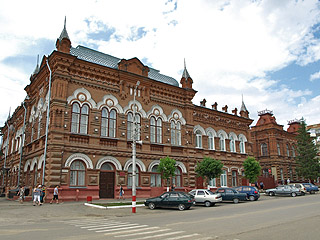
#> input picture Borders/atkarsk2.jpg, 320 x 240 px
$ python borders_bsn.py
#> lines starting #> are read from the running program, lines starting #| are printed output that depends on the picture; after the words box and inside, x2 and y2 are one past the last pixel; in counts of white or black regions, pixels touching at a corner belong together
import cv2
import numpy as np

# [4 lines of commented-out code are left out]
my_photo = cv2.imread('atkarsk2.jpg')
#> my_photo is the input picture: shape (240, 320, 3); mean B, G, R 146.8, 153.3, 159.1


def size_of_photo():
    ph_width = int(my_photo.shape[1])  # ширина оригинала в пикселях
#> ph_width = 320
    ph_height = int(my_photo.shape[0])  # высота оригинала в пикселях
#> ph_height = 240
    return ph_width, ph_height


width, height = size_of_photo()
#> width = 320; height = 240
my_photo = cv2.resize(my_photo, (int(width * 2), int(height * 2)))
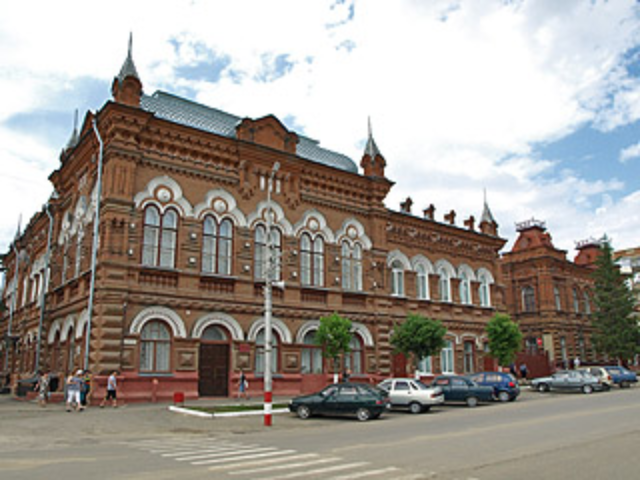
#> my_photo: shape (480, 640, 3); mean B, G, R 146.7, 153.3, 159.1

# median_image = cv2.medianBlur(my_photo, 5)
img_grey = cv2.cvtColor(my_photo, cv2.COLOR_BGR2GRAY)  # преобразовать изображение в формат оттенков серого
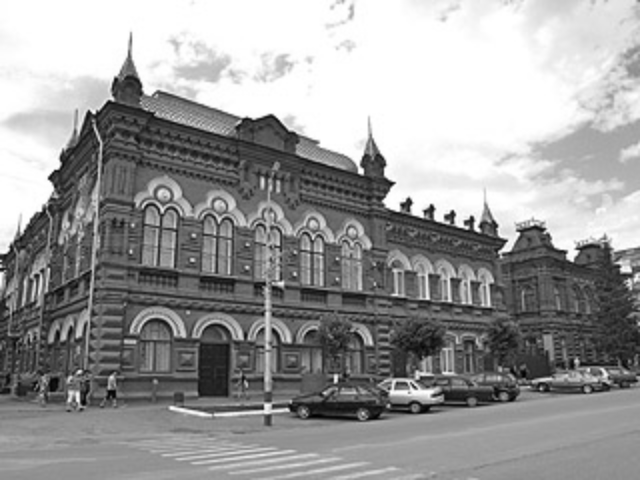
#> img_grey: shape (480, 640); min 1, max 255, mean 154.2

# зададим порог
thresh = 90  # 90 для 5, 100 для 4, 151 для 3, 80 для 1

# получим картинку, обрезанную порогом
ret, thresh_img = cv2.threshold(img_grey, thresh, 255, cv2.THRESH_BINARY)
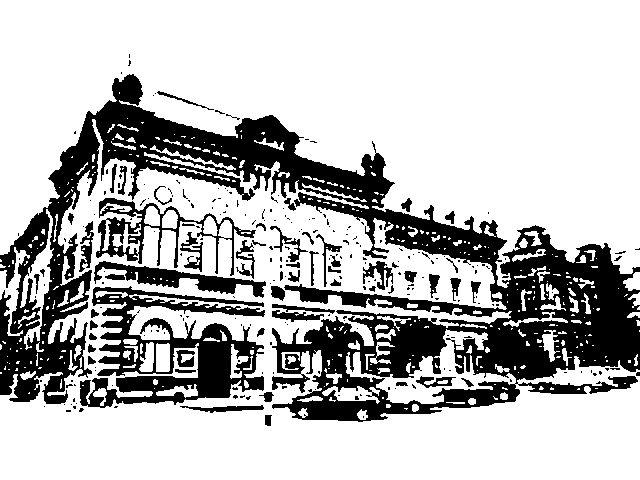
#> thresh_img: shape (480, 640); 73.5% white; 261 black regions (204 under 20 px)
#> ret = 90

# найдем контуры
contours, hierarchy = cv2.findContours(thresh_img, cv2.RETR_TREE, cv2.CHAIN_APPROX_SIMPLE)
#> contours = 698 contours, 540 with area under 20; largest, box (x1, y1, x2, y2) and area: (0, 119, 640, 480) 118498, (0, 0, 640, 288) 115101, (79, 285, 266, 409) 12948, (95, 197, 257, 277) 4066, (93, 260, 267, 299) 2224

# создадим пустую картинку
img_contours = np.zeros(my_photo.shape)

# отобразим контуры
cv2.drawContours(img_contours, contours, -1, (255, 255, 255), 1)
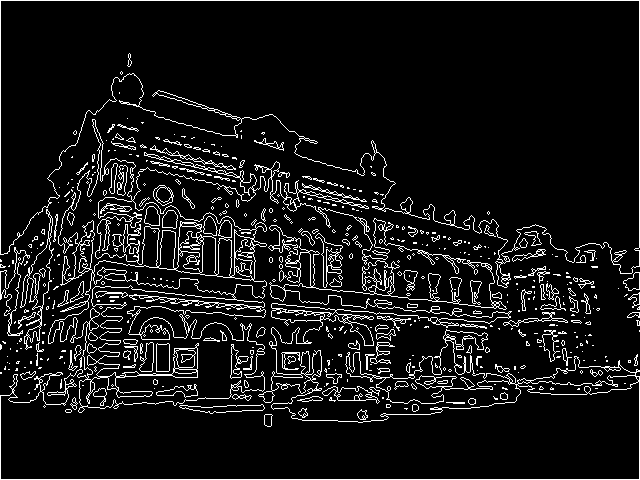
#> img_contours: shape (480, 640, 3) float64; 8.3% white in thin lines or dots

cv2.imshow('res ' + str(thresh), img_contours)  # выводим итоговое изображение в окно
cv2.waitKey()
cv2.destroyAllWindows()
